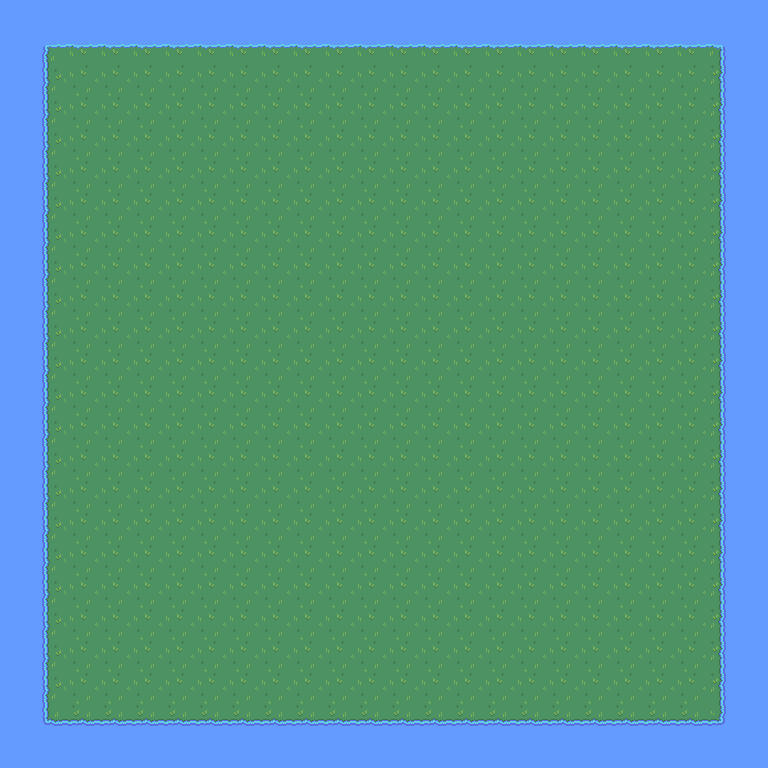

This game map was drawn from its Tiled (.tmx) file and the tilesets committed beside it. A one-line description and the full map source follow:
An orthogonal 24x24 tile map with 32x32 px tiles, 2 tile layers (Tile Layer 1, Tile Layer 2).

<map version="1.5" tiledversion="1.7.2" orientation="orthogonal" renderorder="right-down" width="24" height="24" tilewidth="32" tileheight="32" infinite="0" nextlayerid="3" nextobjectid="1">
 <tileset firstgid="1" source="Nature RPG Tileset.tsx" />
 <layer id="1" name="Tile Layer 1" width="24" height="24">
  <data encoding="csv">
41,41,41,41,41,41,41,41,41,41,41,41,41,41,41,41,41,41,41,41,41,41,41,41,
41,41,41,41,41,41,41,41,41,41,41,41,41,41,41,41,41,41,41,41,41,41,41,41,
41,41,41,41,41,41,41,41,41,41,41,41,41,41,41,41,41,41,41,41,41,41,41,41,
41,41,41,41,41,41,41,41,41,41,41,41,41,41,41,41,41,41,41,41,41,41,41,41,
41,41,41,41,41,41,41,41,41,41,41,41,41,41,41,41,41,41,41,41,41,41,41,41,
41,41,41,41,41,41,41,41,41,41,41,41,41,41,41,41,41,41,41,41,41,41,41,41,
41,41,41,41,41,41,41,41,41,41,41,41,41,41,41,41,41,41,41,41,41,41,41,41,
41,41,41,41,41,41,41,41,41,41,41,41,41,41,41,41,41,41,41,41,41,41,41,41,
41,41,41,41,41,41,41,41,41,41,41,41,41,41,41,41,41,41,41,41,41,41,41,41,
41,41,41,41,41,41,41,41,41,41,41,41,41,41,41,41,41,41,41,41,41,41,41,41,
41,41,41,41,41,41,41,41,41,41,41,41,41,41,41,41,41,41,41,41,41,41,41,41,
41,41,41,41,41,41,41,41,41,41,41,41,41,41,41,41,41,41,41,41,41,41,41,41,
41,41,41,41,41,41,41,41,41,41,41,41,41,41,41,41,41,41,41,41,41,41,41,41,
41,41,41,41,41,41,41,41,41,41,41,41,41,41,41,41,41,41,41,41,41,41,41,41,
41,41,41,41,41,41,41,41,41,41,41,41,41,41,41,41,41,41,41,41,41,41,41,41,
41,41,41,41,41,41,41,41,41,41,41,41,41,41,41,41,41,41,41,41,41,41,41,41,
41,41,41,41,41,41,41,41,41,41,41,41,41,41,41,41,41,41,41,41,41,41,41,41,
41,41,41,41,41,41,41,41,41,41,41,41,41,41,41,41,41,41,41,41,41,41,41,41,
41,41,41,41,41,41,41,41,41,41,41,41,41,41,41,41,41,41,41,41,41,41,41,41,
41,41,41,41,41,41,41,41,41,41,41,41,41,41,41,41,41,41,41,41,41,41,41,41,
41,41,41,41,41,41,41,41,41,41,41,41,41,41,41,41,41,41,41,41,41,41,41,41,
41,41,41,41,41,41,41,41,41,41,41,41,41,41,41,41,41,41,41,41,41,41,41,41,
41,41,41,41,41,41,41,41,41,41,41,41,41,41,41,41,41,41,41,41,41,41,41,41,
41,41,41,41,41,41,41,41,41,41,41,41,41,41,41,41,41,41,41,41,41,41,41,41
</data>
 </layer>
 <layer id="2" name="Tile Layer 2" width="24" height="24">
  <data encoding="csv">
42,42,42,42,42,42,42,42,42,42,42,42,42,42,42,42,42,42,42,42,42,42,42,42,
42,66,67,67,67,67,67,67,67,67,67,67,67,67,67,67,67,67,67,67,67,67,68,42,
42,86,0,0,0,0,0,0,0,0,0,0,0,0,0,0,0,0,0,0,0,0,88,42,
42,86,0,0,0,0,0,0,0,0,0,0,0,0,0,0,0,0,0,0,0,0,88,42,
42,86,0,0,0,0,0,0,0,0,0,0,0,0,0,0,0,0,0,0,0,0,88,42,
42,86,0,0,0,0,0,0,0,0,0,0,0,0,0,0,0,0,0,0,0,0,88,42,
42,86,0,0,0,0,0,0,0,0,0,0,0,0,0,0,0,0,0,0,0,0,88,42,
42,86,0,0,0,0,0,0,0,0,0,0,0,0,0,0,0,0,0,0,0,0,88,42,
42,86,0,0,0,0,0,0,0,0,0,0,0,0,0,0,0,0,0,0,0,0,88,42,
42,86,0,0,0,0,0,0,0,0,0,0,0,0,0,0,0,0,0,0,0,0,88,42,
42,86,0,0,0,0,0,0,0,0,0,0,0,0,0,0,0,0,0,0,0,0,88,42,
42,86,0,0,0,0,0,0,0,0,0,0,0,0,0,0,0,0,0,0,0,0,88,42,
42,86,0,0,0,0,0,0,0,0,0,0,0,0,0,0,0,0,0,0,0,0,88,42,
42,86,0,0,0,0,0,0,0,0,0,0,0,0,0,0,0,0,0,0,0,0,88,42,
42,86,0,0,0,0,0,0,0,0,0,0,0,0,0,0,0,0,0,0,0,0,88,42,
42,86,0,0,0,0,0,0,0,0,0,0,0,0,0,0,0,0,0,0,0,0,88,42,
42,86,0,0,0,0,0,0,0,0,0,0,0,0,0,0,0,0,0,0,0,0,88,42,
42,86,0,0,0,0,0,0,0,0,0,0,0,0,0,0,0,0,0,0,0,0,88,42,
42,86,0,0,0,0,0,0,0,0,0,0,0,0,0,0,0,0,0,0,0,0,88,42,
42,86,0,0,0,0,0,0,0,0,0,0,0,0,0,0,0,0,0,0,0,0,88,42,
42,86,0,0,0,0,0,0,0,0,0,0,0,0,0,0,0,0,0,0,0,0,88,42,
42,86,0,0,0,0,0,0,0,0,0,0,0,0,0,0,0,0,0,0,0,0,88,42,
42,106,107,107,107,107,107,107,107,107,107,107,107,107,107,107,107,107,107,107,107,107,108,42,
42,42,42,42,42,42,42,42,42,42,42,42,42,42,42,42,42,42,42,42,42,42,42,42
</data>
 </layer>
</map>
